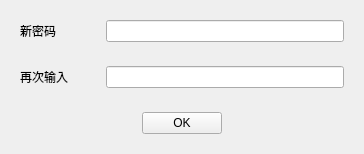
<?xml version="1.0" encoding="UTF-8"?>
<ui version="4.0">
 <class>ChangePasswordWin</class>
 <widget class="QWidget" name="ChangePasswordWin">
  <property name="geometry">
   <rect>
    <x>0</x>
    <y>0</y>
    <width>364</width>
    <height>123</height>
   </rect>
  </property>
  <property name="windowTitle">
   <string>Form</string>
  </property>
  <property name="locale">
   <locale language="English" country="UnitedStates"/>
  </property>
  <layout class="QVBoxLayout" name="verticalLayout">
   <item>
    <widget class="QWidget" name="widget" native="true">
     <layout class="QHBoxLayout" name="horizontalLayout_2">
      <item>
       <widget class="QLabel" name="label_new_password">
        <property name="minimumSize">
         <size>
          <width>80</width>
          <height>0</height>
         </size>
        </property>
        <property name="text">
         <string>新密码</string>
        </property>
       </widget>
      </item>
      <item>
       <widget class="QLineEdit" name="lineEdit_new_password">
        <property name="echoMode">
         <enum>QLineEdit::Password</enum>
        </property>
       </widget>
      </item>
     </layout>
    </widget>
   </item>
   <item>
    <widget class="QWidget" name="widget_2" native="true">
     <layout class="QHBoxLayout" name="horizontalLayout">
      <item>
       <widget class="QLabel" name="label_new_password_again">
        <property name="minimumSize">
         <size>
          <width>80</width>
          <height>0</height>
         </size>
        </property>
        <property name="text">
         <string>再次输入</string>
        </property>
       </widget>
      </item>
      <item>
       <widget class="QLineEdit" name="lineEdit_new_password_again">
        <property name="echoMode">
         <enum>QLineEdit::Password</enum>
        </property>
       </widget>
      </item>
     </layout>
    </widget>
   </item>
   <item>
    <widget class="QWidget" name="widget_3" native="true">
     <layout class="QHBoxLayout" name="horizontalLayout_3">
      <item>
       <spacer name="horizontalSpacer">
        <property name="orientation">
         <enum>Qt::Horizontal</enum>
        </property>
        <property name="sizeHint" stdset="0">
         <size>
          <width>123</width>
          <height>20</height>
         </size>
        </property>
       </spacer>
      </item>
      <item>
       <widget class="QPushButton" name="pushButton_finish">
        <property name="text">
         <string>OK</string>
        </property>
       </widget>
      </item>
      <item>
       <spacer name="horizontalSpacer_2">
        <property name="orientation">
         <enum>Qt::Horizontal</enum>
        </property>
        <property name="sizeHint" stdset="0">
         <size>
          <width>123</width>
          <height>20</height>
         </size>
        </property>
       </spacer>
      </item>
     </layout>
    </widget>
   </item>
  </layout>
 </widget>
 <resources/>
 <connections/>
</ui>
